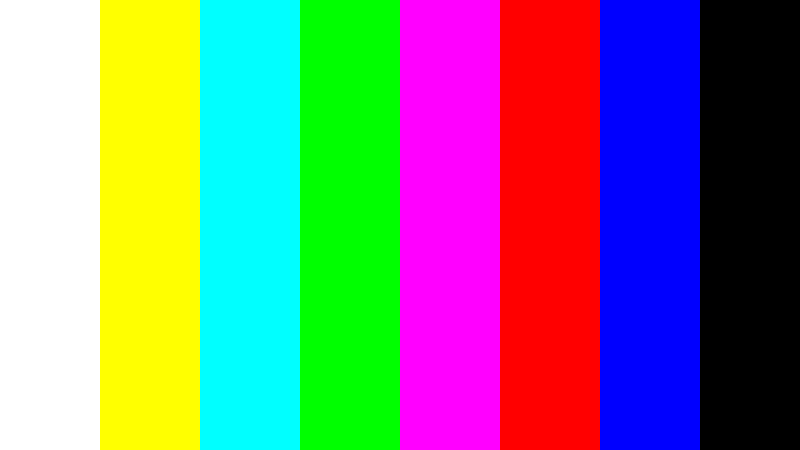
#> input picture cb.jpg, 800 x 450 px
$ jupyter execute IMG_processing_merge_split.ipynb
#> lines starting #> are read from the running program, lines starting #| are printed output that depends on the picture; after the words box and inside, x2 and y2 are one past the last pixel; in counts of white or black regions, pixels touching at a corner belong together
[cell 1]
import cv2
import numpy as np
import matplotlib.pyplot as plt

[cell 2]
r = np.zeros((300 , 300) , dtype=np.uint8)   # Construction of the first layer

r[0:150 , 0:150] = 255
r[150:300 , 150:300] =255

plt.imshow(r , cmap='gray')
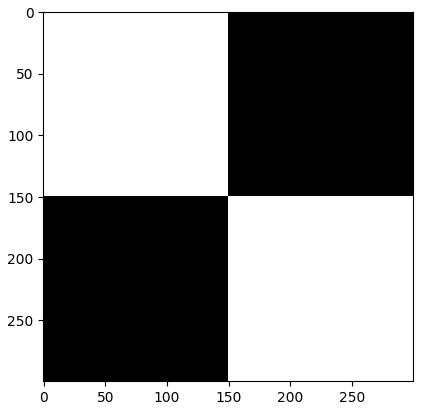
#> figure drawn by matplotlib, 1 panel

[cell 3]
g = np.zeros((300,300),dtype=np.uint8)  # Construction of the second layer

g[0:150 ,150:300] = 255
g[150:300 , 150:300] = 255

plt.imshow(g , cmap='gray')
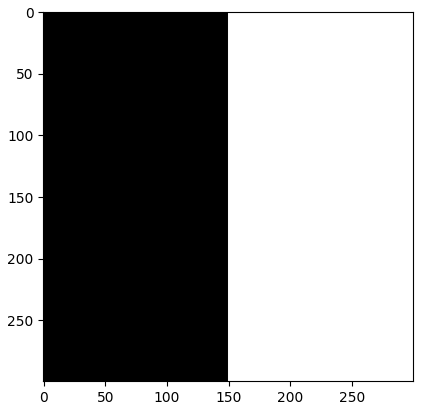
#> figure drawn by matplotlib, 1 panel

[cell 4]
b = np.zeros((300,300) , dtype=np.uint8)  # Construction of the third layer

b[150:300 , 0:150] =255

plt.imshow(b , cmap='gray')
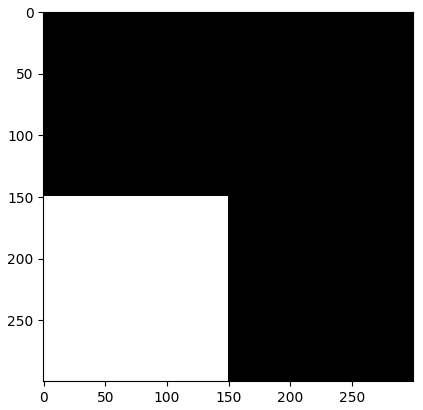
#> figure drawn by matplotlib, 1 panel

[cell 5]
microsoft_logo = cv2.merge((r , g , b))

plt.imshow(microsoft_logo)
plt.show()
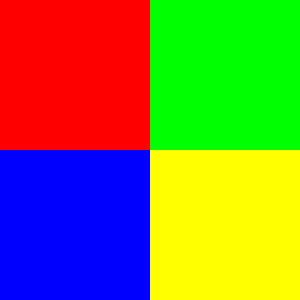
#> shown: shape (300, 300, 3); mean R, G, B 127.5, 127.5, 63.8

[cell 6]
image = cv2.imread("cb.jpg")
#> image is the input picture: shape (450, 800, 3); mean B, G, R 127.5, 127.5, 127.5

image = cv2.cvtColor(image , cv2.COLOR_BGR2RGB)

image.shape
#> Out = (450, 800, 3)

[cell 7]
plt.imshow(image)

[cell 8]
R , G , B = cv2.split(image)
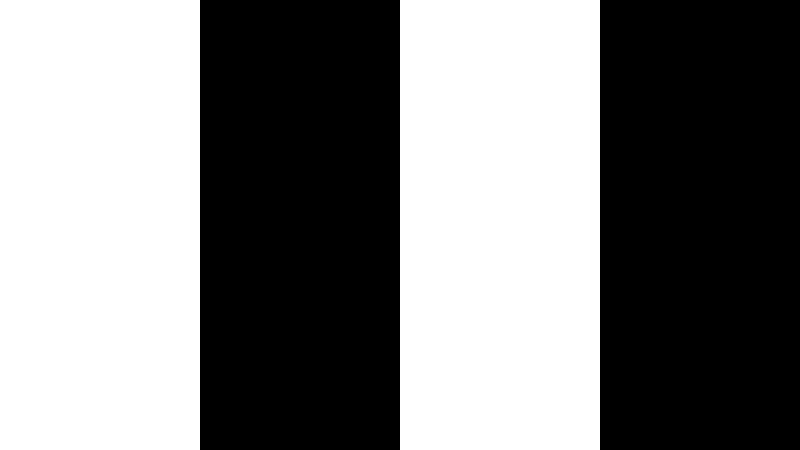
#> R: shape (450, 800); 50% white; 2 white regions, box (x1, y1, x2, y2) and area: (0, 0, 200, 450) 90000, (400, 0, 600, 450) 90000
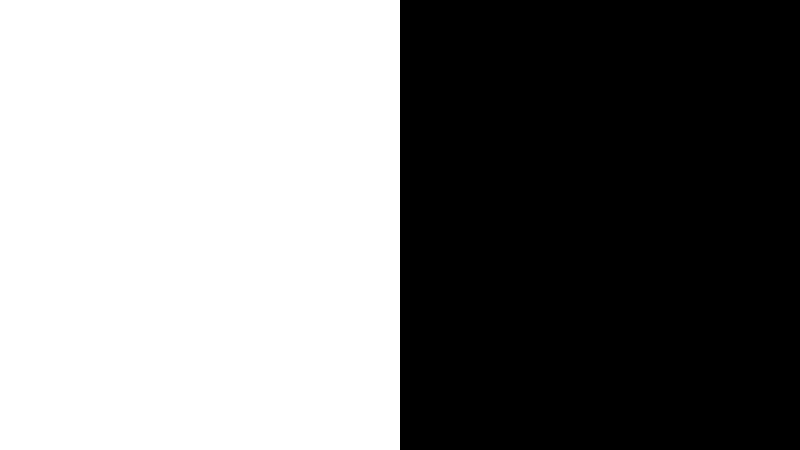
#> G: shape (450, 800); 50% white; 1 white region, box (x1, y1, x2, y2) and area: (0, 0, 400, 450) 180000
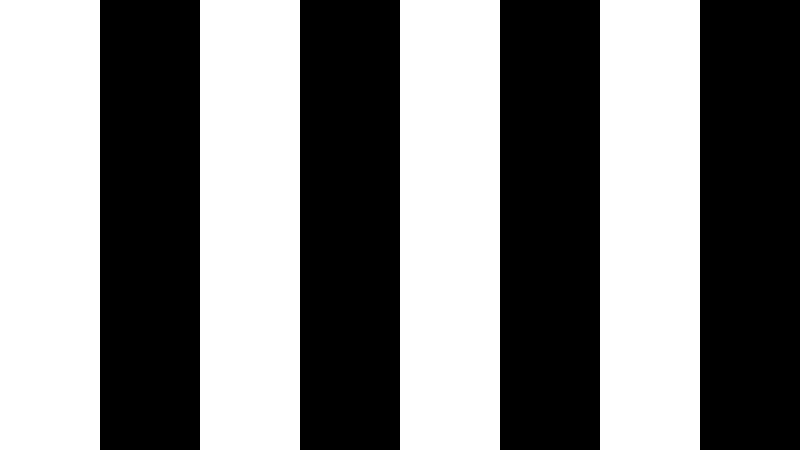
#> B: shape (450, 800); 50% white; 4 white regions, box (x1, y1, x2, y2) and area: (0, 0, 100, 450) 45000, (200, 0, 300, 450) 45000, (400, 0, 500, 450) 45000, (600, 0, 700, 450) 45000

[cell 9]
G.shape
#> Out = (450, 800)

$ run again, with color-bars-colorswall.jpg copied over cb.jpg
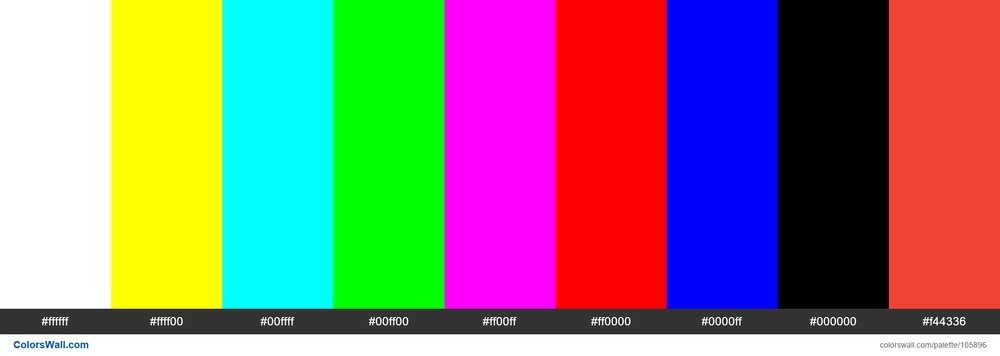
#> input picture color-bars-colorswall.jpg, 1000 x 356 px, shrunk from 1800 x 640 before the run
#> image is the input picture: shape (356, 1000, 3); mean B, G, R 123.1, 124.3, 141.3
#> `R , G , B = cv2.split(image)`:
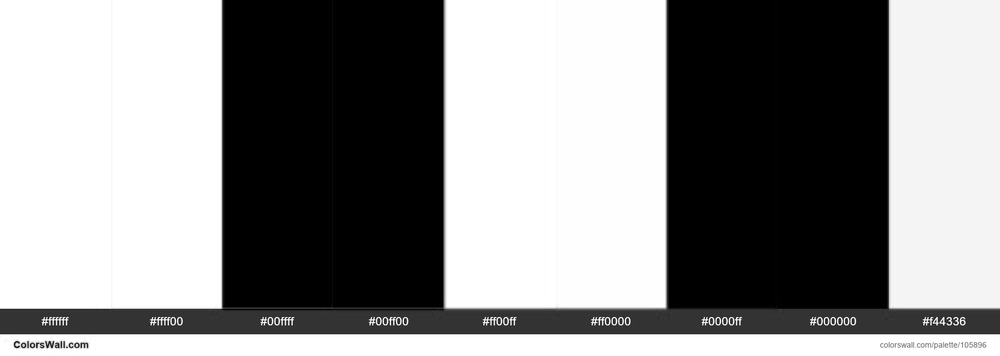
#> R: shape (356, 1000); min 0, max 255, mean 141.3
#> `R , G , B = cv2.split(image)`:
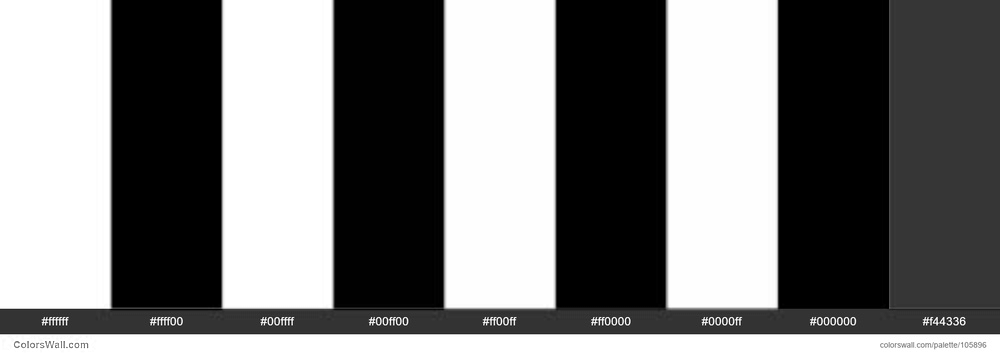
#> B: shape (356, 1000); min 0, max 255, mean 123.1
